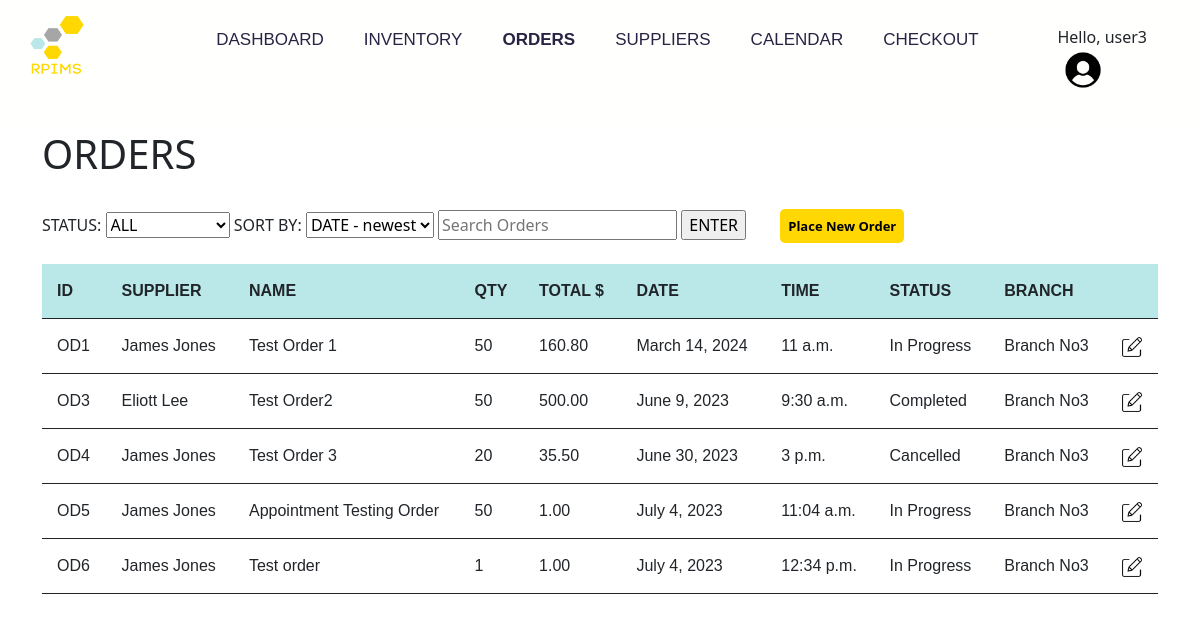
The page /orders (signed in) on the database as committed earlier.
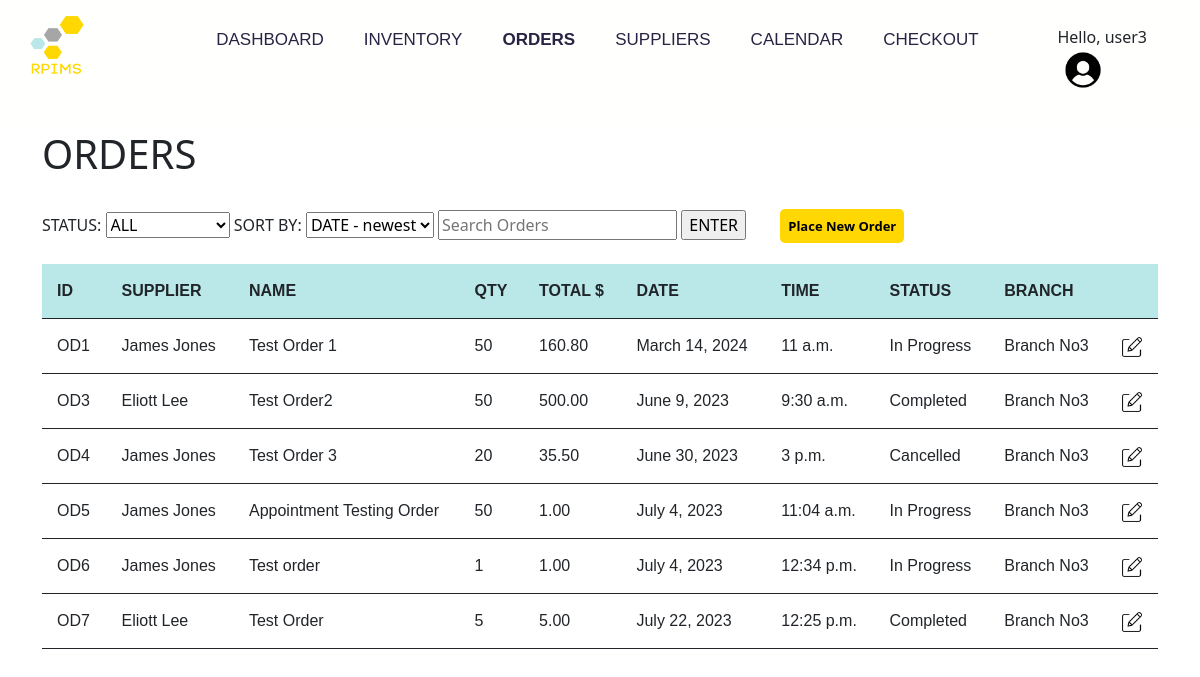
The same page on the database as committed later.
### users/models.py (models this page shows)
class User(AbstractUser):
    role = models.CharField(max_length=20, choices=role_choices, default="Assistant",editable=True)
    branch = models.ForeignKey(Branch_Location, on_delete=models.CASCADE, default = "1")
    def __str__(self):
        return self.username

### assist_dash/models.py (models this page shows, shortened)
class Order_Stock(models.Model):
    Order_Quantity = models.IntegerField(default = 1, validators=[MaxValueValidator(1000), MinValueValidator(1)])
    Order_Name = models.TextField(max_length=50)
    Order_Total = models.DecimalField(max_digits=1000, decimal_places=2,default = 1, validators=[ MinValueValidator(1)])
    Order_Date = models.DateField(null=True)
    Order_Time = models.TimeField(null=True)
    Order_Status = models.CharField(max_length=50, choices=status_choices,default="In Progress")
    supplier = models.ForeignKey(Supplier, on_delete=models.CASCADE,default="1")
    branch = models.ForeignKey(Branch_Location, on_delete=models.CASCADE, default = "1")

class Supplier(models.Model):
    Supplier_Name = models.CharField(max_length=100)
    Supplier_Rating = models.DecimalField(max_digits=2, decimal_places=1,default = 1, validators=[MaxValueValidator(5), MinValueValidator(1)])
    Supplier_Description = models.TextField(max_length=255)
    Supplier_Phone =  models.IntegerField(default = 1, validators=[MaxValueValidator(6000000000000), MinValueValidator(6000000000)])
    Supplier_Email = models.EmailField(max_length=255)
    branch = models.ForeignKey(Branch_Location, on_delete=models.CASCADE, default = "1")
    def __str__(self):
        return self.Supplier_Name

### admin_dash/models.py (models this page shows)
class Branch_Location(models.Model):
    Branch_Name = models.CharField(max_length=50, unique=True)
    Branch_address = models.CharField(max_length=255, unique=True)
    Branch_phonenumber = models.IntegerField(default = 1, validators=[MaxValueValidator(6000000000000), MinValueValidator(6000000000)])
    Branch_state = models.CharField(max_length = 20,choices = state_choices, default ='default')
    def __str__(self):
        return self.Branch_Name

### assist_dash/views.py (the view)
# urls.py: path('orders', views.orders, name="orders"),
def orders(request):
    myorders = Order_Stock.objects.all()
    template = loader.get_template('assist_dash/orders.html')
    context = {
        'myorders': myorders
    }
    return HttpResponse(template.render(context,request))

### assist_dash/templates/assist_dash/orders.html (shortened to what this page needs)
{% extends "calendar_module/layout.html" %}
{% block content %}
{% if user.is_authenticated %}
        {% load static %}
        {% load bootstrap5 %}
        {% bootstrap_css %}
        <link rel="stylesheet" href="{% static 'css/lists.css' %}">
    {% if user.role == "ASSISTANT" %}
        <div class="topbar">
            <h1>ORDERS</h1><br>
            <form class="searchpatients"  method=POST action="{% url 'searchorder' %}">
                <label for="status">STATUS:</label>
                <select name="status">
                    <option value="all">ALL</option>
                </select>
                <label for="sortby">SORT BY:</label>
                <select name="sortby">
                    <option value="date-asc">DATE - newest</option>
                </select>
                <input type="search" placeholder="Search Orders"  name="searched">
                <input type="submit" value="ENTER" valign="bottom" class="branch-button">
                <a class="addproduct" href="{% url 'placeorder' %}">Place New Order</a>
            </form>
        </div>
        <br>
        <table class="style2">
            <tr style="font-weight: bold;" class="style2">
                <th class="style2">ID</th>
                <th class="style2">SUPPLIER</th>
                <th class="style2">NAME</th>
                <th class="style2">QTY</th>
                <th class="style2">TOTAL $</th>
                <th class="style2">DATE</th>
                <th class="style2">TIME</th>
                <th class="style2">STATUS</th>
                <th class="style2">BRANCH</th>
                <th class="style2"></th>
            </tr>
            {% for x in myorders %}
                {% if x.branch == user.branch%}
                    <tr class="style2">
                        <td class="style2">OD{{x.id}}</td>
                        <td class="style2">{{x.supplier}}</td>
                        <td class="style2">{{x.Order_Name}}</td>
                        <td class="style2">{{x.Order_Quantity}}</td>
                        <td class="style2">{{x.Order_Total}}</td>
                        <td class="style2">{{x.Order_Date}}</td>
                        <td class="style2">{{x.Order_Time}}</td>
                        <td class="style2">{{x.Order_Status}}</td>
                        <td class="style2">{{x.branch}}</td>
                        <td class="style2"><a href="{% url 'vieworder' x.id %}"><img src="/static/images/editstatus.png" style="width:20px;
                            height:20px;"></a>
                        </td>
                    </tr>
                {% endif %}
            {% endfor %}
        </table>
    {% else %}
    <h1>Sorry, you must be logged in as an ASSISTANT to view this page.</h1>
    <a href="{% url 'login_user' %}"> LOG IN NOW</a>
    {% endif %}
{% else %}
    <h1>Sorry, you must be logged in to view this page.</h1>
    <a href="{% url 'login_user' %}"> LOG IN NOW</a>
{% endif %}
{% endblock %}

### calendar_module/templates/calendar_module/layout.html (shortened to what this page needs)
<!DOCTYPE html>
<html>
<head>
    {% load static %}
    {% load bootstrap5 %}
    {% bootstrap_css %}
    <link rel="stylesheet" href="{% static 'css/template.css' %}">
</head>
{% if user.is_authenticated %}
    <body>
        <div class="flex-container">
            <div class="logo">
                <a><img src="/static/images/logo.png" class="brand"></a>
            </div>
            {% if user.role == "ASSISTANT" %}
                <nav>
                    {% url 'assistantnotification' as assistantnotification %}
                    <a{% if request.path == assistantnotification %} class="active"{% endif %}
                    href="{{ assistantnotification }}">DASHBOARD</a>
                    {% url 'inventory' as inventory %}
                    <a{% if request.path == inventory %} class="active"{% endif %}
                    href="{{ inventory }}">INVENTORY</a>
                    {% url 'orders' as orders %}
                    <a{% if request.path == orders %} class="active"{% endif %}
                    href="{{ orders }}">ORDERS</a>
                    {% url 'suppliers' as suppliers %}
                    <a{% if request.path == suppliers %} class="active"{% endif %}
                    href="{{ suppliers }}">SUPPLIERS</a>
                    {% url 'calendar' as calendar %}
                    <a{% if request.path == calendar %} class="active"{% endif %}
                    href="{{ calendar }}">CALENDAR</a>
                    {% url 'checkout' as checkout %}
                    <a{% if request.path == checkout %} class="active"{% endif %}
                    href="{{ checkout }}">CHECKOUT</a>
                </nav>
            {% endif %}
            <div class="user-dropdown">
                Hello, {{ user }}
                <button class="dropbutton">
                    <img src="/static/images/user-icon.png" class="usericon">
                </button>
            </div>
        </div>
        <div class="container body-content">
{% else %}
    <h1>Sorry, you must be logged in to view this page.</h1>
    <a href="{% url 'login_user' %}"> LOG IN NOW</a>
{% endif %}
    {% block content %}{% endblock %}
</body>
</html>

### static/css/template.css (style rules this page uses)
.active { font-weight:BOLD; }
.logo { float:left; width:10%; height:130px; }
img.brand { padding-top: 15px; padding-bottom:15px; padding-left: 20px; width: 90px; height: 90px; }
img.usericon { width:40px; height:40px; }
nav { width:80%; background-color:#fffffe; position: relative; align-items: center; justify-content: center; display: flex; padding:25px; padding-right: 5px; height:80px; }
nav a { display: block; color: #272343; text-align:center; padding: 15px 20px; text-decoration: none; font-size: 17px; font-family: Arial, Helvetica, sans-serif; }
.flex-container { display:flex; flex-direction: row; background-color: #fffffe; }
.dropbutton { background-color: #fffffe; cursor: pointer; border: none; }
.user-dropdown { float: right; overflow: hidden; background-color: inherit; font-family: inherit; padding-top:25px; }

### static/css/lists.css (style rules this page uses)
table.style2 { background-color: white; font-family: Arial, Helvetica, sans-serif; width:100%; border-collapse: collapse; border-radius: 20px; }
th.style2 { padding:15px; text-align: left; background-color: #bae8e8; }
tr.style2 { border-bottom: 1px solid; }
td.style2 { padding:15px; text-align: left; }
.addproduct { background-color: #ffd803; border-radius: 5px; cursor: pointer; padding:8px; margin-left:30px; font-weight: bold; color: black; font-size: small; text-decoration: none; }

Rows that differ between the two databases and show on the page:
added Order_Stock: id "7", supplier "Eliott Lee", Order_Name "Test Order", Order_Quantity "5", Order_Total "5.00", Order_Date "July 22, 2023", Order_Time "12:25 p.m.", Order_Status "Completed", branch "Branch No3"
